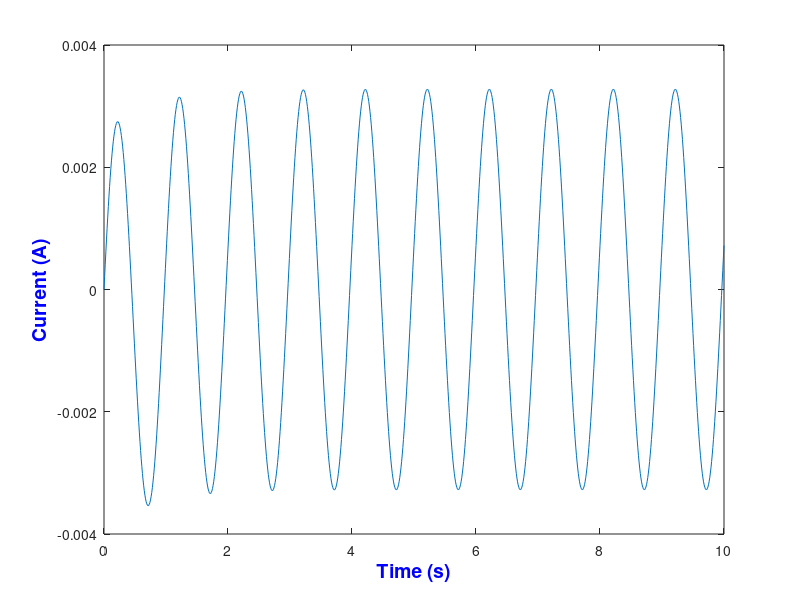

The MATLAB source for this figure:
clc;
clear all;
close all;
R=30;
C=0.0237;
dt=0.01;
t=0:dt:10;
% v=0.1*ones(1, length(t));
v=0.1*sin(2*pi*t);
q(1) = 0;
for i=1:length(t)
        dq(i)=v(i)/R-q(i)/(R*C);
        q(i+1)=dq(i)*dt+q(i);
end
i=dq;
plot(t,i);
xlabel('Time (s)', 'Fontsize',14,'FontWeight','bold', 'Color','b')
ylabel('Current (A)', 'FontSize', 14, 'FontWeight','bold', 'Color', 'b')

